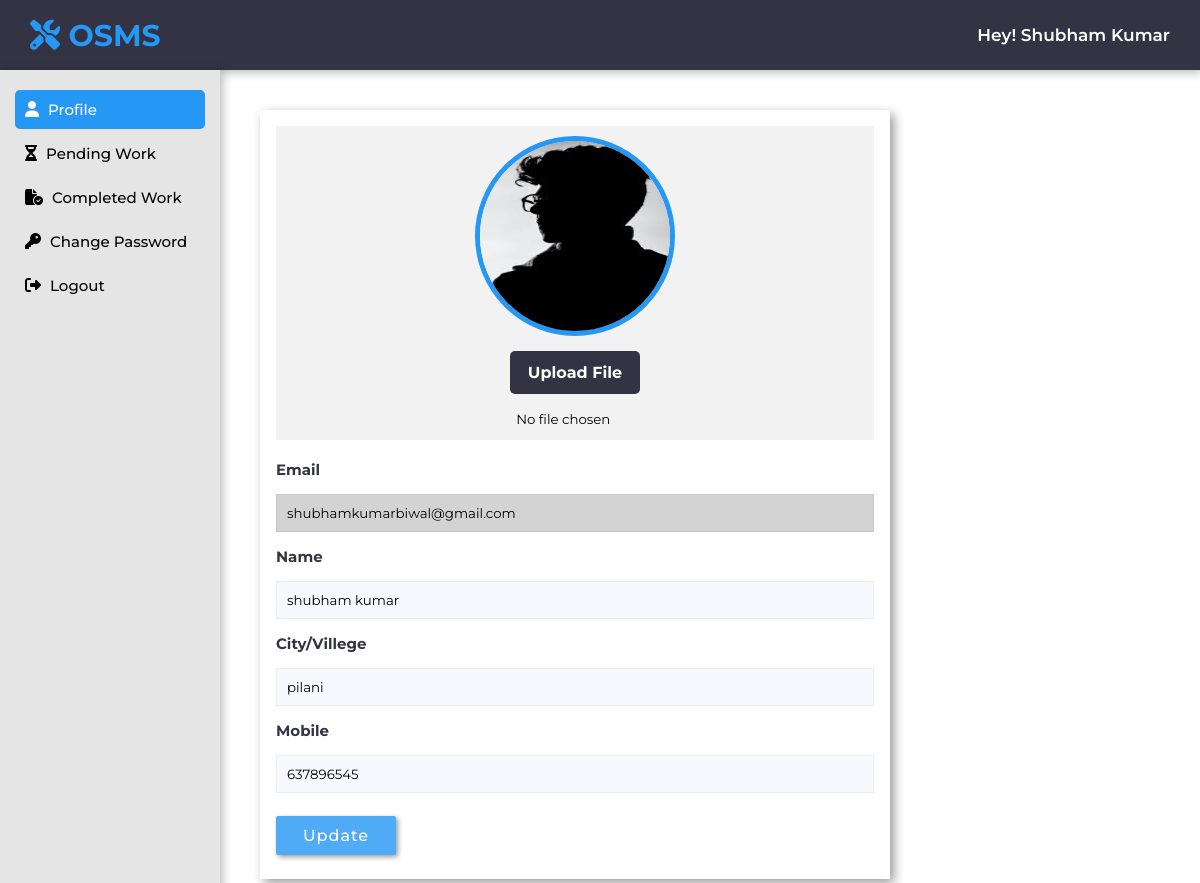
Page /technician/profile.php (signed in) on the committed database.
### tables this page shows
CREATE TABLE `technician_tb` (
  `tech_id` int(11) NOT NULL,
  `tech_name` varchar(60) NOT NULL,
  `tech_city` varchar(60) NOT NULL,
  `tech_mobile` bigint(20) NOT NULL,
  `tech_email` varchar(60) NOT NULL,
  `tech_password` varchar(60) NOT NULL,
  `code` int(11) NOT NULL,
  `t_img` varchar(60) NOT NULL
);

### technician/profile.php (the view, shortened to what this page needs)
<?php
$page = "tech-profile";
include "../connection.php";
include "include/header-sidebar.php";
$tEmail = $_SESSION['is_techlogin'];
$sql  = "SELECT * FROM technician_tb WHERE tech_email = '$tEmail'";
$run = mysqli_query($conn, $sql);
if ($result = mysqli_fetch_array($run)) {
    $tName = $result['tech_name'];
    $tCity = $result['tech_city'];
    $tMobile = $result['tech_mobile'];
    $tImg = $result['t_img'];
}
?>
<head>
</head>
<body>
    <div class="content">
        <div class="container">
            <form action="" method="post" enctype="multipart/form-data">
                <div class="pimg">
                    <img src="<?php echo $tImg; ?>">
                    <label class="button" for="upload">Upload File</label>
                    <input id="upload" type="file" class="primg" name="pfimg">
                </div>
                <label for="temail"><b>Email</b></label>
                <input type="email" name="temail" id="temail"  readonly value="<?php echo $tEmail; ?>">
                <label for="tname"><b>Name</b></label>
                <input type="text" name="tname" id="tname" value="<?php echo $tName; ?>">
                <label for="tcity"><b>City/Villege</b></label>
                <input type="text" name="tcity" id="tcity" value="<?php echo $tCity; ?>">
                <label for="tmobile"><b>Mobile</b></label>
                <input type="number" name="tmobile" id="tmobile" value="<?php echo $tMobile; ?>">
                <button type="submit" class="updatebtn" name="updatebtn">Update</button>
            </form>
        </div>
    </div>
</body>

### technician/include/header-sidebar.php (shortened to what this page needs)
<?php
$tEmail = $_SESSION['is_techlogin'];
$sql = "SELECT tech_name FROM technician_tb WHERE tech_email = '$tEmail'";
$run = mysqli_query($conn, $sql);
$result = mysqli_fetch_array($run);
$tname = $result['tech_name'];
?>
<head>
    <link rel="stylesheet" href="https://cdnjs.cloudflare.com/ajax/libs/font-awesome/6.2.0/css/all.min.css">
    <link rel="stylesheet" href="https://cdnjs.cloudflare.com/ajax/libs/lightgallery-js/1.4.0/css/lightgallery.min.css">
    <link rel="stylesheet" href="../css/technician-style.css">
</head>
<section class="head-sidebar">
    <div class="top_navbar">
        <a href="/osms" class="logo"> <i class="fas fa-tools"></i> OSMS </a>
        <span class="pheading">Hey! <?php echo $tname;  ?></span>
    </div>
    <div class="sidebar">
        <ul class="links">
            <li>
                <a href="profile.php" class="<?php if ($page == "tech-profile") echo 'nav-active'; ?>">
                    <span class="icon"><i class="fa-solid fa-user"></i></span>
                    <span class="item">Profile</span>
                </a>
            </li>
            <li>
                <a href="pending-work.php" class="<?php if ($page == "pending-work") echo 'nav-active'; ?>">
                    <span class="icon"><i class="fa-solid fa-hourglass-half"></i></span>
                    <span class="item">Pending Work</span>
                </a>
            </li>
            <li>
                <a href="completed-work.php" class="<?php if ($page == "completed-work") echo 'nav-active'; ?>">
                    <span class="icon"><i class="fa-solid fa-file-circle-check"></i></span>
                    <span class="item">Completed Work</span>
                </a>
            </li>
            <li>
                <a href="change-password.php" class="<?php if ($page == "changepassword") echo 'nav-active'; ?>">
                    <span class="icon"><i class="fa-solid fa-key"></i></span>
                    <span class="item">Change Password</span>
                </a>
            </li>
            <li>
                <a href="logout.php" class="<?php if ($page == "logout") echo 'nav-active'; ?>">
                    <span class="icon"><i class="fa-solid fa-right-from-bracket"></i></span>
                    <span class="item">Logout</span>
                </a>
            </li>
        </ul>
    </div>
</section>

### css/technician-style.css (style rules this page uses)
* { font-family: "Montserrat", sans-serif; margin: 0; padding: 0; box-sizing: border-box; outline: none; border: none; text-decoration: none; list-style: none; }
body { background: var(--white); }
.head-sidebar { position: fixed; top: 0; left: 0; z-index: 1; }
.head-sidebar .top_navbar { position: fixed; width: 100%; height: 7rem; background: var(--black); display: flex; justify-content: space-between; align-items: center; padding: 0 3rem; box-shadow: 0.2rem 0.2rem 1rem rgb(0, 0, 0, 0.3); }
.top_navbar .logo { font-size: 3rem; text-transform: capitalize; color: var(--blue); font-weight: bolder; margin-right: 3rem; }
.sidebar { position: fixed; background: #e5e5e5; margin-top: 7rem; left: 0; width: 22rem; height: 100%; padding: 1.5rem; box-shadow: 0.2rem 0.2rem 1rem rgb(0, 0, 0, 0.3); }
.sidebar ul li a { display: block; padding: 1rem; color: black; font-size: 1.5rem; font-weight: 500; position: relative; text-decoration: none; margin: 0.5rem 0; border-radius: 0.5rem; }
.sidebar ul li a .icon { color: black; font-size: 1.6rem; display: inline-block; padding: 0 0.5rem 0 0; }
.sidebar ul li a.nav-active { background: var(--blue); color: var(--white); }
.sidebar ul li a.nav-active .icon { background: var(--blue); color: var(--white); }
.content { margin-top: 7rem; margin-left: 22rem; padding: 4rem; }

### technician/include/header-sidebar.php (style rules this page uses)
.pheading { color: white; font-size: 1.7rem; font-weight: 600; text-transform: capitalize; }

### technician/profile.php (style rules this page uses)
.container { padding: 1.6rem; box-shadow: 0.4rem 0.4rem 1rem rgba(0, 0, 0, 0.4); width: 70%; }
label { font-size: 1.5rem; color: var(--black); }
.pimg { display: flex; align-items: center; justify-content: center; gap: 1.5rem; flex-direction: column; margin-bottom: 2rem; padding: 1rem 0; background: #f2f2f2; }
.pimg img { width: 20rem; height: 20rem; border-radius: 50%; border: .5rem solid var(--blue); }
input[type="text"], input[type="email"], input[type="number"] { width: 100%; padding: 1rem; margin: 1.5rem 0; background: #f8f8ff; border: .1rem solid rgba(0, 0, 0, 0.05); }
#temail { background: lightgrey; outline: none; }
.updatebtn { background-color: var(--blue); padding: 1rem 0; margin: 0.8rem 0; cursor: pointer; border: none; width: 12rem; opacity: 0.8; color: white; font-size: 1.6rem; letter-spacing: 0.1rem; border-radius: .2rem; font-weight: 500; box-shadow: .2rem .2rem .5rem rgba(0, 0, 0, 0.5); }
.button { padding: 1.2rem 1.8rem; cursor: pointer; border-radius: .5rem; background-color: var(--black); font-size: 1.6rem; font-weight: bold; color: #fff; }

### rows in the picture
technician_tb: tech_name "Shubham Kumar", t_img (picture), tname "shubham kumar", tcity "pilani", tmobile "637896545"
